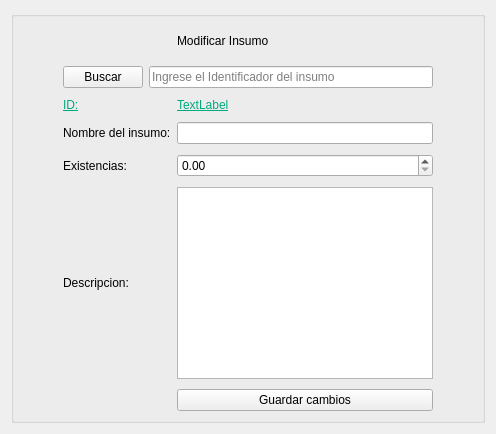
                <widget class="QWidget" name="ModificarInsumo">
                 <attribute name="title">
                  <string>Modificar insumo</string>
                 </attribute>
                 <layout class="QGridLayout" name="gridLayout_11">
                  <item row="0" column="0">
                   <widget class="QGroupBox" name="groupBox_4">
                    <property name="title">
                     <string/>
                    </property>
                    <layout class="QGridLayout" name="gridLayout_10">
                     <property name="verticalSpacing">
                      <number>10</number>
                     </property>
                     <item row="4" column="1" colspan="2">
                      <widget class="QLabel" name="label_Nombre_Insumo_2">
                       <property name="styleSheet">
                        <string notr="true">font: 14pt &quot;MS Shell Dlg 2&quot;;</string>
                       </property>
                       <property name="text">
                        <string>Nombre del insumo:</string>
                       </property>
                      </widget>
                     </item>
                     <item row="5" column="0">
                      <spacer name="horizontalSpacer_19">
                       <property name="orientation">
                        <enum>Qt::Horizontal</enum>
                       </property>
                       <property name="sizeHint" stdset="0">
                        <size>
                         <width>40</width>
                         <height>20</height>
                        </size>
                       </property>
                      </spacer>
                     </item>
                     <item row="3" column="1">
                      <widget class="QLabel" name="label_ID_2">
                       <property name="styleSheet">
                        <string notr="true">font: 75 14pt &quot;MS Shell Dlg 2&quot;;
text-decoration: underline;
color:rgb(0, 170, 127);
</string>
                       </property>
                       <property name="text">
                        <string>ID:</string>
                       </property>
                      </widget>
                     </item>
                     <item row="5" column="3">
                      <widget class="QDoubleSpinBox" name="SpinBox_Existencia_2"/>
                     </item>
                     <item row="6" column="3">
                      <widget class="QTextEdit" name="textEdit_Descripcion_2"/>
                     </item>
                     <item row="1" column="1">
                      <widget class="QPushButton" name="pushButton_Buscar_Insum_2">
                       <property name="text">
                        <string>Buscar</string>
                       </property>
                      </widget>
                     </item>
                     <item row="1" column="2" colspan="2">
                      <widget class="QLineEdit" name="lineEdit_Buscar_Insumo_5">
                       <property name="placeholderText">
                        <string>Ingrese el Identificador del insumo</string>
                       </property>
                      </widget>
                     </item>
                     <item row="0" column="4">
                      <spacer name="horizontalSpacer_20">
                       <property name="orientation">
                        <enum>Qt::Horizontal</enum>
                       </property>
                       <property name="sizeHint" stdset="0">
                        <size>
                         <width>40</width>
                         <height>20</height>
                        </size>
                       </property>
                      </spacer>
                     </item>
                     <item row="3" column="3">
                      <widget class="QLabel" name="ID_Modificar_Insumo">
                       <property name="styleSheet">
                        <string notr="true">font: 75 14pt &quot;MS Shell Dlg 2&quot;;
text-decoration: underline;
color:rgb(0, 170, 127);</string>
                       </property>
                       <property name="text">
                        <string>TextLabel</string>
                       </property>
                      </widget>
                     </item>
                     <item row="4" column="3">
                      <widget class="QLineEdit" name="lineEdit_Nombre_Insumo_2"/>
                     </item>
                     <item row="6" column="1" colspan="2">
                      <widget class="QLabel" name="label_Descripcion_2">
                       <property name="styleSheet">
                        <string notr="true">font: 14pt &quot;MS Shell Dlg 2&quot;;</string>
                       </property>
                       <property name="text">
                        <string>Descripcion:</string>
                       </property>
                      </widget>
                     </item>
                     <item row="7" column="3">
                      <widget class="QPushButton" name="pushButton_Modificar_Inusmo">
                       <property name="text">
                        <string>Guardar cambios</string>
                       </property>
                      </widget>
                     </item>
                     <item row="0" column="3">
                      <widget class="QLabel" name="label_2">
                       <property name="minimumSize">
                        <size>
                         <width>30</width>
                         <height>30</height>
                        </size>
                       </property>
                       <property name="maximumSize">
                        <size>
                         <width>1500</width>
                         <height>200</height>
                        </size>
                       </property>
                       <property name="styleSheet">
                        <string notr="true">font: 75 36pt &quot;MS Shell Dlg 2&quot;;</string>
                       </property>
                       <property name="lineWidth">
                        <number>-1</number>
                       </property>
                       <property name="text">
                        <string>Modificar Insumo</string>
                       </property>
                       <property name="alignment">
                        <set>Qt::AlignLeading|Qt::AlignLeft|Qt::AlignVCenter</set>
                       </property>
                      </widget>
                     </item>
                     <item row="5" column="1" colspan="2">
                      <widget class="QLabel" name="label_Existencia_2">
                       <property name="styleSheet">
                        <string notr="true">font: 14pt &quot;MS Shell Dlg 2&quot;;</string>
                       </property>
                       <property name="text">
                        <string>Existencias:</string>
                       </property>
                      </widget>
                     </item>
                    </layout>
                   </widget>
                  </item>
                 </layout>
                </widget>
